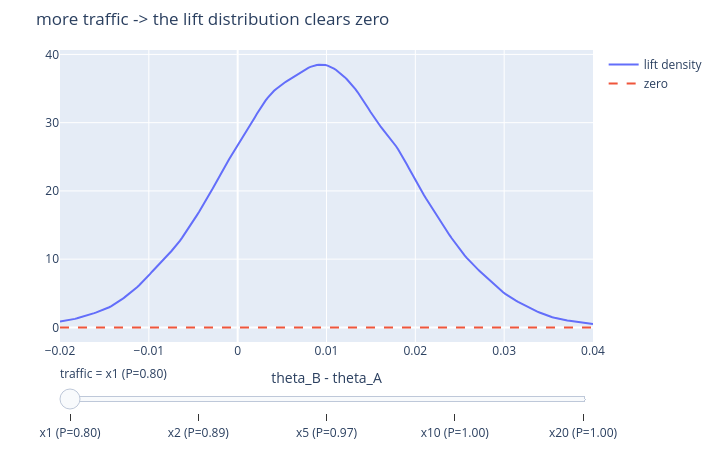

Source (notebook cell):
### Markdown cell above
### トラフィックを増やすとリフト分布はどう締まるか(スライダー)

同じ真の率(A 5.2% / B 6.1%)のまま訪問数をスケールしたときの
リフト $\theta_B - \theta_A$ の分布です。$P(B > A)$ がフレームラベルに出ます。

### Code cell
# Lift distribution vs traffic scale (deterministic expected counts per scale).
from scipy.stats import gaussian_kde

lift_grid = np.linspace(-0.02, 0.04, 250)
frames = []
for scale in [1, 2, 5, 10, 20]:
    n_arm = 1000 * scale
    ca, cb = round(0.052 * n_arm), round(0.061 * n_arm)
    pa_s = BetaBinomial(1, 1).update(ca, n_arm - ca)
    pb_s = BetaBinomial(1, 1).update(cb, n_arm - cb)
    lift_s = pb_s.sample(50_000, seed=scale) - pa_s.sample(50_000, seed=scale + 100)
    kde = gaussian_kde(lift_s)
    frames.append((f"x{scale} (P={float((lift_s > 0).mean()):.2f})",
                   [("lift density", kde(lift_grid), None),
                    ("zero", np.zeros_like(lift_grid), "dash")]))
fig = viz.plotly_curve_slider(lift_grid, frames, slider_name="traffic",
                              title="more traffic -> the lift distribution clears zero")
fig.update_xaxes(title="theta_B - theta_A")
fig.show()

### Figure 1 — Plotly figure (JSON) as saved in the notebook; plotly's stock layout.template omitted (floating-point values rounded to 4 significant figures; data arrays with more than 128 entries replaced by an {"elided": "..."} marker saying what was removed)
{"data": [{"mode": "lines", "name": "lift density", "type": "scatter", "x": {"elided": "250 float values"}, "y": {"elided": "250 float values"}}, {"line": {"dash": "dash"}, "mode": "lines", "name": "zero", "type": "scatter", "x": {"elided": "250 float values"}, "y": {"elided": "250 float values"}}], "layout": {"height": 450, "margin": {"b": 30, "l": 60, "r": 20, "t": 50}, "sliders": [{"currentvalue": {"prefix": "traffic = "}, "steps": [{"args": [["x1 (P=0.80)"], {"frame": {"duration": 0, "redraw": true}, "mode": "immediate"}], "label": "x1 (P=0.80)", "method": "animate"}, {"args": [["x2 (P=0.89)"], {"frame": {"duration": 0, "redraw": true}, "mode": "immediate"}], "label": "x2 (P=0.89)", "method": "animate"}, {"args": [["x5 (P=0.97)"], {"frame": {"duration": 0, "redraw": true}, "mode": "immediate"}], "label": "x5 (P=0.97)", "method": "animate"}, {"args": [["x10 (P=1.00)"], {"frame": {"duration": 0, "redraw": true}, "mode": "immediate"}], "label": "x10 (P=1.00)", "method": "animate"}, {"args": [["x20 (P=1.00)"], {"frame": {"duration": 0, "redraw": true}, "mode": "immediate"}], "label": "x20 (P=1.00)", "method": "animate"}]}], "title": {"text": "more traffic -> the lift distribution clears zero"}, "width": 720, "xaxis": {"title": {"text": "theta_B - theta_A"}}}}
